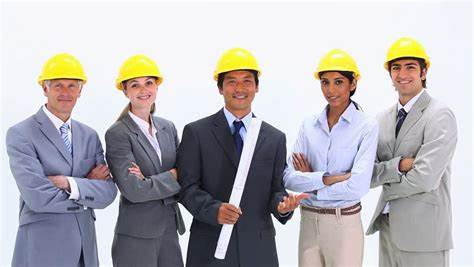
#> input picture images/engineer group.jpeg, 474 x 267 px
$ python masking.py
#> lines starting #> are read from the running program, lines starting #| are printed output that depends on the picture; after the words box and inside, x2 and y2 are one past the last pixel; in counts of white or black regions, pixels touching at a corner belong together
import cv2 as cv
import numpy as np

#masking the files
#original image
img = cv.imread('images/engineer group.jpeg')
#> img is the input picture: shape (267, 474, 3); mean B, G, R 183.2, 180.3, 183.5
cv.imshow('enginnering group ', img)

#blank image
blank = np.zeros(img.shape[:2], dtype='uint8')
cv.imshow('Blank Image', blank)

#mask
start = (blank.shape[1]//2, blank.shape[0]//2)
#> start = (237, 133)
# mask = cv.rectangle(blank, (start[0]-100, start[1]-100), (start[0]+100, start[1]+100), 255, -1 )
mask_text = cv.putText(blank, 'Mask', (start[0]-200, start[1]+20), cv.FONT_HERSHEY_TRIPLEX, 5.0, 255, 20)
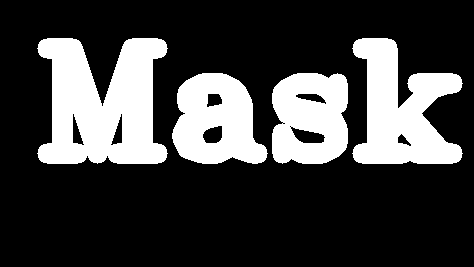
#> blank: shape (267, 474); 25.2% white; 4 white regions, box (x1, y1, x2, y2) and area: (37, 38, 168, 164) 11744, (352, 38, 463, 164) 8288, (172, 73, 268, 164) 6121, (272, 73, 348, 164) 5754
cv.imshow('Mask', mask_text)

#masked image
masked = cv.bitwise_and(img, img, mask=mask_text)
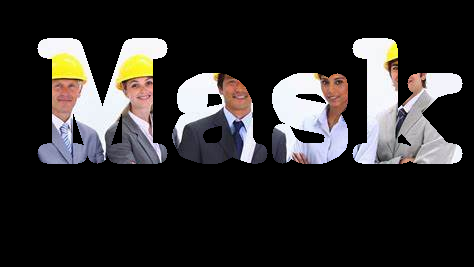
#> masked: shape (267, 474, 3); mean B, G, R 44.3, 44.8, 46.9
cv.imshow('Masked Image', masked)


#key waity and destroy all windows
cv.waitKey(0)
cv.destroyAllWindows()
